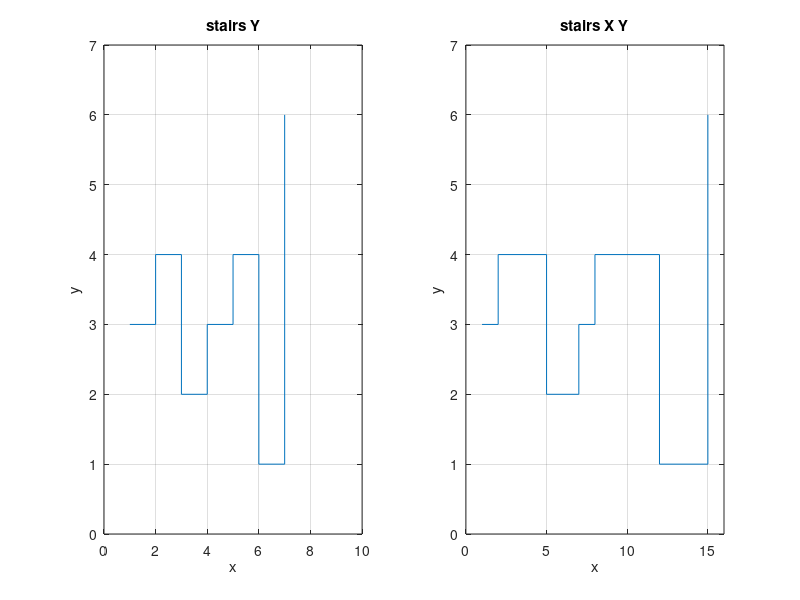

Reproduce this figure in MATLAB.
x=[1 2 5 7 8 12 15];
y=[3 4 2 3 4 1 6];
subplot(1,2,1);
stairs(y);
title('stairs Y');
xlabel('x');
ylabel('y');
grid on;
axis([0 10 0 7]);
subplot(1,2,2);
stairs(x,y);
title('stairs X Y');
xlabel('x');
ylabel('y');
grid on;
axis([0 16 0 7]);